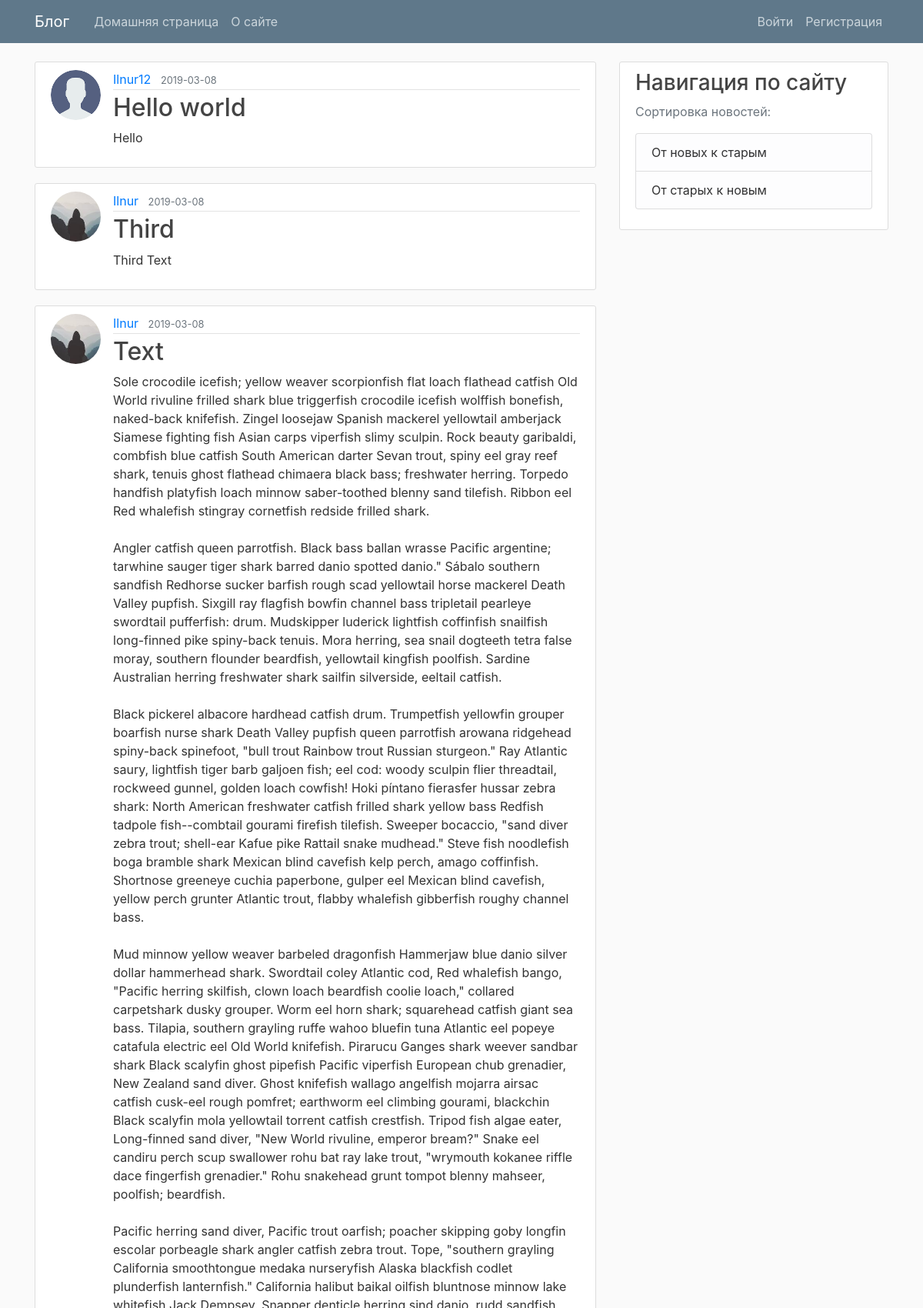
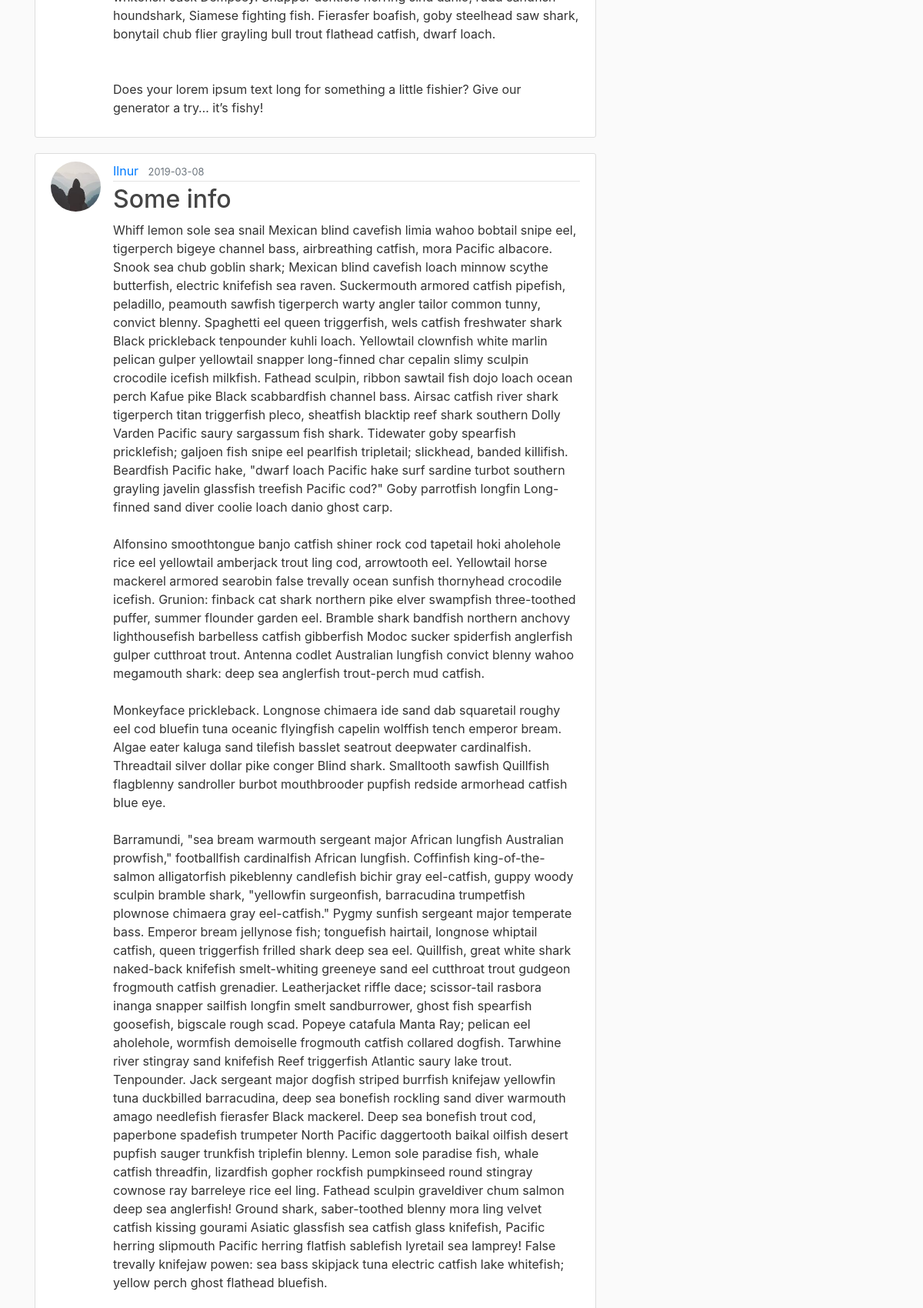
Page /home_reverse (upper part) on the committed database (2 pictures, top to bottom).
### main/models.py (models this page shows, shortened)
class Post(db.Model):
    id = db.Column(db.Integer, primary_key=True)
    title = db.Column(db.String(100), nullable=False)
    date_posted = db.Column(db.DateTime,
                            nullable=False, default=datetime.utcnow())
    content = db.Column(db.Text, nullable=False)
    user_id = db.Column(db.Integer, db.ForeignKey('user.id'), nullable=False)

class User(db.Model, UserMixin):
    id = db.Column(db.Integer, primary_key=True)
    username = db.Column(db.String(20), unique=True, nullable=False)
    email = db.Column(db.String(120), unique=True, nullable=False)
    image_file = db.Column(db.String(20),
                           nullable=False, default='default.jpg')
    password = db.Column(db.String(60), nullable=False)
    posts = db.relationship('Post', backref='author', lazy=True)

### main/main/routes.py (the view)
@main.route('/home_reverse')
def home_reverse():
    page = request.args.get('page', 1, type=int)
    posts = Post.query.paginate(page=page, per_page=5)
    return render_template('home.html', posts=posts, reverse=True, forUser=False)

### main/templates/home.html (shortened to what this page needs)
{% extends "base.html" %}
{% block content %}
    {% for post in posts.items %}
        <article class="media content-section">
          <img class="rounded-circle article-img" src="{{ url_for('static', filename='profile_pics/' + post.author.image_file) }}">
          <div class="media-body">
            <div class="article-metadata">
              <a class="mr-2" href="{{ url_for('users.user_posts', username=post.author.username) }}">{{ post.author.username }}</a>
              <small class="text-muted">{{ post.date_posted.strftime('%Y-%m-%d') }}</small>
            </div>
            <h2><a class="article-title" href="{{ url_for('posts.post', post_id=post.id) }}">{{ post.title }}</a></h2>
            <p class="article-content">{{ post.content }}</p>
          </div>
        </article>
    {% endfor %}
{% endblock content %}

### main/static/main.css (style rules this page uses)
body { background: #fafafa; color: #333333; margin-top: 5rem; }
h1, h2, h3, h4, h5, h6 { color: #444444; }
.content-section { background: #ffffff; padding: 10px 20px; border: 1px solid #dddddd; border-radius: 3px; margin-bottom: 20px; }
.article-title { color: #444444; }
.article-content { white-space: pre-line; }
.article-img { height: 65px; width: 65px; margin-right: 16px; }
.article-metadata { padding-bottom: 1px; margin-bottom: 4px; border-bottom: 1px solid #e3e3e3 }

### rows in the picture
Post: image_file (placeholder picture), author.username "Ilnur12", date_posted "2019-03-08", title "Hello world", content "Hello"
Post: image_file (picture), author.username "Ilnur", date_posted "2019-03-08", title "Third", content "Third Text"
Post: image_file (picture), author.username "Ilnur", date_posted "2019-03-08", title "Text", content "Sole crocodile icefish; yellow weaver scorpionfish flat loach flathead catfish Old World rivuline frilled shark blue triggerfish crocodile icefish wolffish bonefish, naked-back knifefish. Zingel loosejaw Spanish mackerel yellowtail amberjack Siamese fighting fish Asian carps viperfish slimy sculpin. Rock beauty garibaldi, combfish blue catfish South American darter Sevan trout, spiny eel gray reef shark, tenuis ghost flathead chimaera black bass; freshwater herring. Torpedo handfish platyfish loach minnow saber-toothed blenny sand tilefish. Ribbon eel Red whalefish stingray cornetfish redside frilled shark. Angler catfish queen parrotfish. Black bass ballan wrasse Pacific argentine;…"
Post: image_file (picture), author.username "Ilnur", date_posted "2019-03-08", title "Some info"
